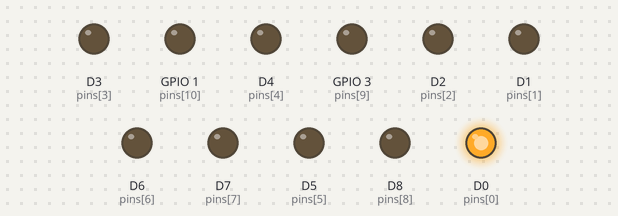
This sketch was run on a simulated ESP8266 (NodeMCU). Parts: output pins drawn as LEDs (lit = HIGH).

Above: at 0.2 s.
At 3.2 s:
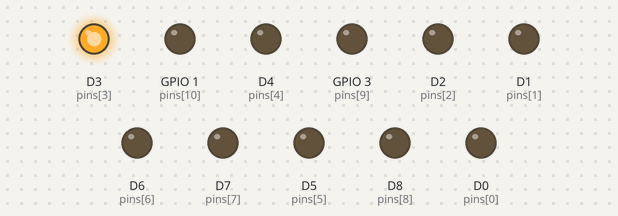
At 5.2 s:
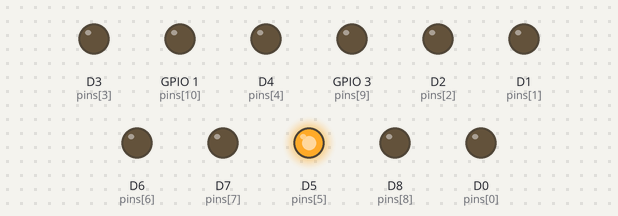
At 7.2 s:
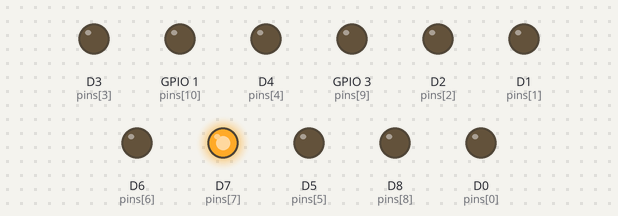
At 10.2 s:
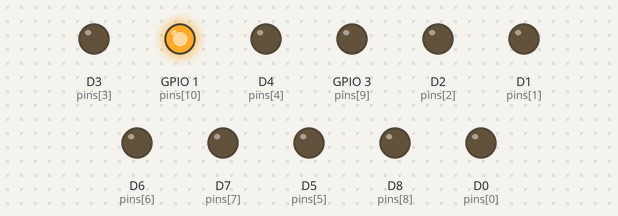
At 13.7 s:
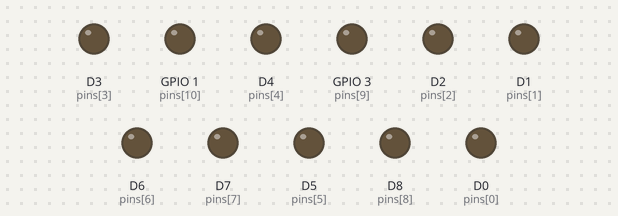
Timing chart, 0 to 14.3 s (numbered marks = the images above):
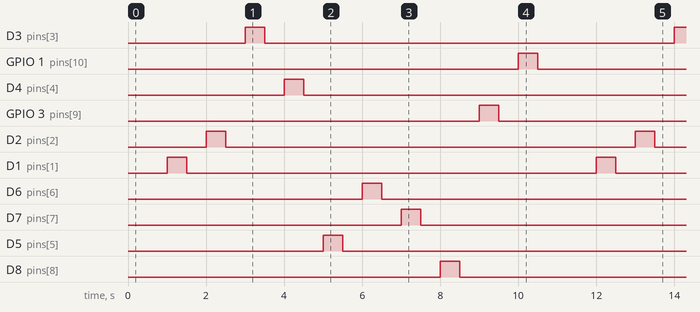

Measured:
- by itself, D3 (pins[3]), GPIO 1 (pins[10]), D4 (pins[4]), GPIO 3 (pins[9]), D2 (pins[2]), D1 (pins[1]), D6 (pins[6]), D7 (pins[7]), D5 (pins[5]), D8 (pins[8]), D0 (pins[0]): alternates HIGH for 0.50 s and LOW for 10.5 s
- by itself, everything shown: repeats every 11.0 s, in 22 steps

The sketch:

pin_test.ino
```cpp
const int TEST_TIME_MS = 500;
byte pins[] = {D0,D1,D2,D3,D4,D5,D6,D7,D8,D9,D10};
const int MAX_PIN = sizeof(pins)-1;


void setup() {
  for (int pin=0; pin <= MAX_PIN; ++pin) {
    pinMode (pins[pin], OUTPUT);
  }
}

void loop() {
  for (int pin = 0; pin <= MAX_PIN; ++pin) {
    digitalWrite (pins[pin], HIGH);
    delay (TEST_TIME_MS);
    digitalWrite (pins[pin], LOW);
    delay (TEST_TIME_MS);
  }
}
```
